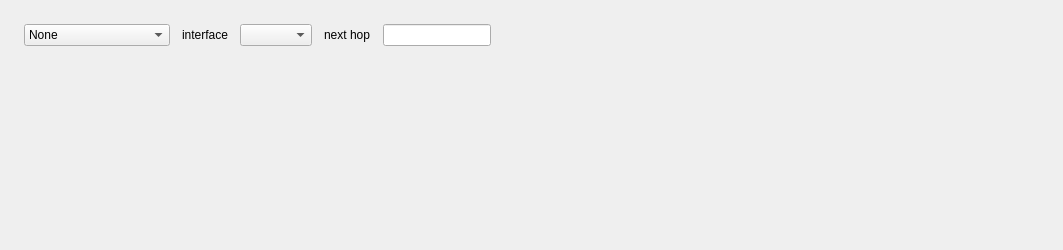
         <widget class="QWidget" name="tab_9">
          <attribute name="title">
           <string>Route</string>
          </attribute>
          <layout class="QGridLayout" name="RuleOptions_gridLayout_18">
           <property name="leftMargin">
            <number>12</number>
           </property>
           <property name="topMargin">
            <number>12</number>
           </property>
           <property name="rightMargin">
            <number>12</number>
           </property>
           <property name="bottomMargin">
            <number>12</number>
           </property>
           <property name="spacing">
            <number>12</number>
           </property>
           <item row="0" column="0">
            <layout class="QHBoxLayout" name="_4">
             <property name="spacing">
              <number>12</number>
             </property>
             <property name="leftMargin">
              <number>12</number>
             </property>
             <property name="topMargin">
              <number>12</number>
             </property>
             <property name="rightMargin">
              <number>12</number>
             </property>
             <property name="bottomMargin">
              <number>12</number>
             </property>
             <item>
              <widget class="QComboBox" name="ipf_route_option">
               <item>
                <property name="text">
                 <string>None</string>
                </property>
               </item>
               <item>
                <property name="text">
                 <string>Route through</string>
                </property>
               </item>
               <item>
                <property name="text">
                 <string>Route reply through</string>
                </property>
               </item>
               <item>
                <property name="text">
                 <string>Route a copy through</string>
                </property>
               </item>
              </widget>
             </item>
             <item>
              <widget class="QLabel" name="textLabel3_7">
               <property name="text">
                <string>interface</string>
               </property>
               <property name="wordWrap">
                <bool>false</bool>
               </property>
              </widget>
             </item>
             <item>
              <widget class="QComboBox" name="ipf_route_opt_if"/>
             </item>
             <item>
              <widget class="QLabel" name="textLabel4_6">
               <property name="text">
                <string>next hop</string>
               </property>
               <property name="wordWrap">
                <bool>false</bool>
               </property>
              </widget>
             </item>
             <item>
              <widget class="QLineEdit" name="ipf_route_opt_addr"/>
             </item>
            </layout>
           </item>
           <item row="0" column="1">
            <spacer name="horizontalSpacer_12">
             <property name="orientation">
              <enum>Qt::Orientation::Horizontal</enum>
             </property>
             <property name="sizeHint" stdset="0">
              <size>
               <width>548</width>
               <height>20</height>
              </size>
             </property>
            </spacer>
           </item>
           <item row="1" column="0">
            <spacer name="spacer_13">
             <property name="orientation">
              <enum>Qt::Orientation::Vertical</enum>
             </property>
             <property name="sizeType">
              <enum>QSizePolicy::Policy::MinimumExpanding</enum>
             </property>
             <property name="sizeHint" stdset="0">
              <size>
               <width>20</width>
               <height>180</height>
              </size>
             </property>
            </spacer>
           </item>
          </layout>
         </widget>
